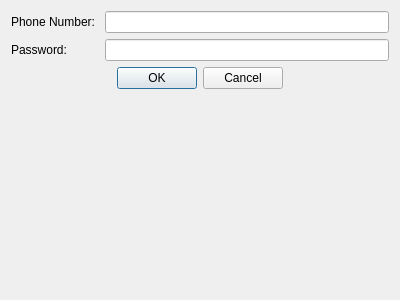
<?xml version="1.0" encoding="UTF-8"?>
<ui version="4.0">
 <class>Forgot</class>
 <widget class="QDialog" name="Forgot">
  <property name="geometry">
   <rect>
    <x>0</x>
    <y>0</y>
    <width>400</width>
    <height>300</height>
   </rect>
  </property>
  <property name="windowTitle">
   <string>Dialog</string>
  </property>
  <layout class="QFormLayout" name="formLayout">
   <item row="0" column="0">
    <widget class="QLabel" name="forgotUserLabel">
     <property name="text">
      <string>Phone Number: </string>
     </property>
    </widget>
   </item>
   <item row="0" column="1">
    <widget class="QLineEdit" name="forgotUserEdit"/>
   </item>
   <item row="1" column="0">
    <widget class="QLabel" name="forgotPassLabel">
     <property name="text">
      <string>Password: </string>
     </property>
    </widget>
   </item>
   <item row="1" column="1">
    <widget class="QLineEdit" name="forgotPassEdit"/>
   </item>
   <item row="2" column="0" colspan="2">
    <widget class="QDialogButtonBox" name="buttonBox">
     <property name="orientation">
      <enum>Qt::Horizontal</enum>
     </property>
     <property name="standardButtons">
      <set>QDialogButtonBox::Cancel|QDialogButtonBox::Ok</set>
     </property>
     <property name="centerButtons">
      <bool>true</bool>
     </property>
    </widget>
   </item>
  </layout>
 </widget>
 <resources/>
 <connections>
  <connection>
   <sender>buttonBox</sender>
   <signal>accepted()</signal>
   <receiver>Forgot</receiver>
   <slot>accept()</slot>
   <hints>
    <hint type="sourcelabel">
     <x>248</x>
     <y>254</y>
    </hint>
    <hint type="destinationlabel">
     <x>157</x>
     <y>274</y>
    </hint>
   </hints>
  </connection>
  <connection>
   <sender>buttonBox</sender>
   <signal>rejected()</signal>
   <receiver>Forgot</receiver>
   <slot>reject()</slot>
   <hints>
    <hint type="sourcelabel">
     <x>316</x>
     <y>260</y>
    </hint>
    <hint type="destinationlabel">
     <x>286</x>
     <y>274</y>
    </hint>
   </hints>
  </connection>
 </connections>
</ui>
